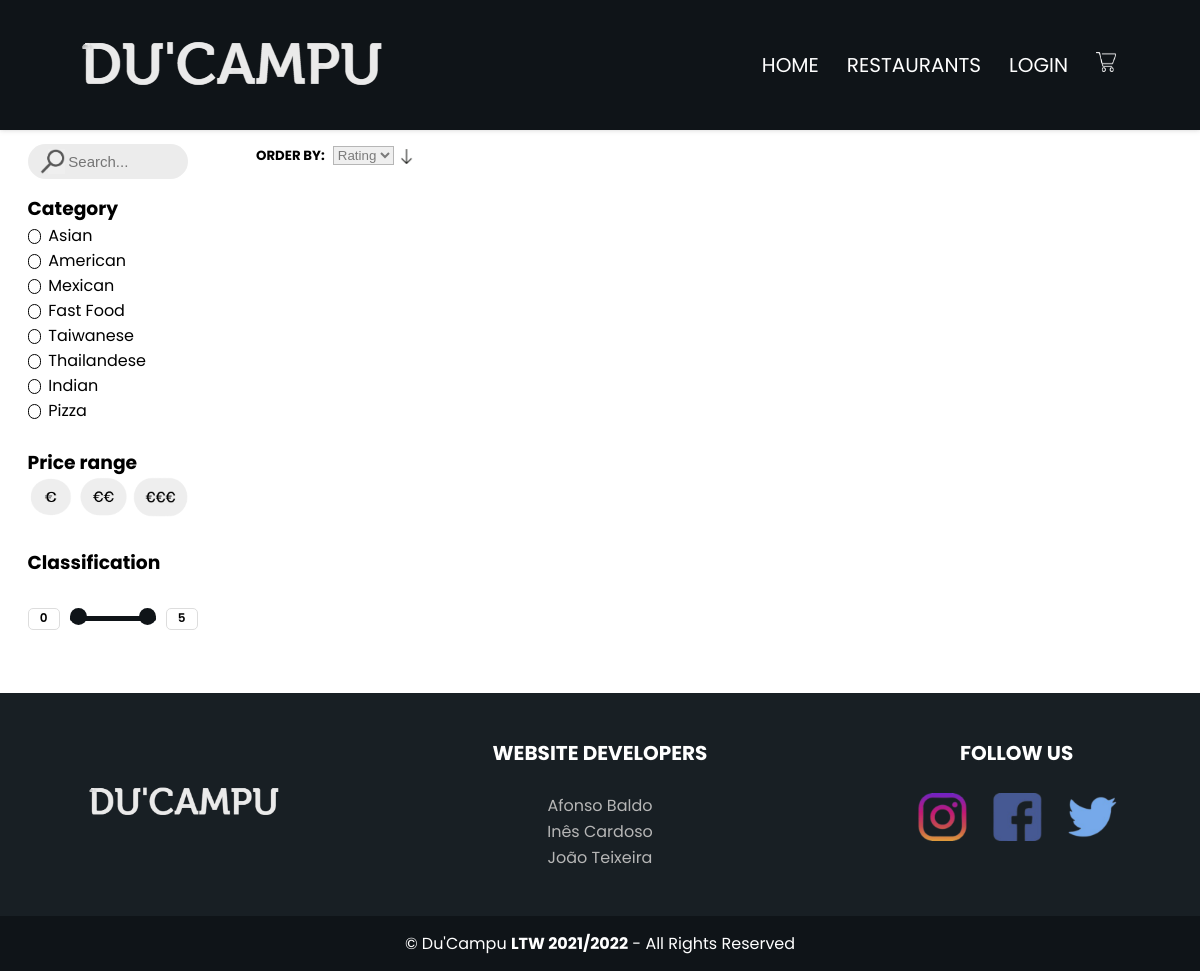
The page /restaurants.php on the database its author committed.
### tables this page shows
CREATE TABLE "Category" (
	"id"	INTEGER,
	"name"	TEXT NOT NULL UNIQUE,
	PRIMARY KEY("id" AUTOINCREMENT)
);

### utils/session.php (called while the page is built, shortened)
<?php
    class Session{
        public function __construct(){
            if(!isset($_SESSION["cart"])){
                $this->cart = new Cart;
            }
        }
        public function isLogged() : bool{
            return isset($_SESSION["username"]);
        }
    }
?>

### database/category.class.php (called while the page is built, shortened)
<?php
    class Category{
        public function __construct(int $id, string $name){
            $this->id = $id;
            $this->name= $name;
        }
        static function getCategories(PDO $db) : ?array {
            $stmt = $db->prepare('SELECT * FROM Category;');
            $stmt->execute();
            $category = array();
            while ($category_data = $stmt->fetch()) {
                $category[] = new Category(
                intval($category_data['id']),
                $category_data['name'],
                );
            }
            return $category;
        }
    }
?>

### template/essentials.tpl.php (the view, shortened to what this page needs)
<?php
    require_once(__DIR__ . '/../utils/session.php');
    function show_header_menu(){
        $session = new Session();
        ?>
    <header class="menu">
        <nav>
            <a href = "index.php"> <img src = "images/logo.png" id= "logo"> </a>
            <div class = "nav-links">
                <ul>
                    <li> <a href ="index.php">HOME</a></li>
                    <li> <a href ="restaurants.php">RESTAURANTS</a></li>
                    <li>
                        <?php if ($session->isLogged()) { ?>
                            <a href ="profile.php?page=account">PROFILE</a>
                            <?php
                        }
                        else { ?>
                            <a href ="login.php">LOGIN</a>
                            <?php
                        }
                        ?>
                    </li>
                    <li>
                        <label for="cart"  onclick="show_cart()" > <img clickable src="images/cart1.png" width="20px" height="20px" alt="Cart"
                        onmouseover="this.src = 'images/cart1Hoover.png'"  onmouseout="this.src = 'images/cart1.png'"></label>
                    </li>
                </ul>
            </div>
        </nav>
    </header>
<?php
}
function show_footer(){?>
<footer class="pageFooter">
    <div class = information>
        <div class = "box">
            <figure>
                <a href = "index.php"> <img src = "images/logo.png"> </a>
            </figure>
        </div>
        <div class="box">
            <h2>WEBSITE DEVELOPERS</h2>
            <p>Afonso Baldo</p>
            <p>Inês Cardoso</p>
            <p>João Teixeira</p>
        </div>
        <div class="box">
            <h2>FOLLOW US</h2>
                <a href = "https://www.instagram.com/world_record_egg/" class ="socialLogo"> <img src = "images/logosSocialMedia.png"></a>
        </div>
        </div>
    <div class = "copyright">
        <p>&copy; Du'Campu <b>LTW 2021/2022</b> - All Rights Reserved</p>
    </div>
</footer>
<?php }
function show_restaurant_category(){ ?>
    <section class= "categories" >
    <p><h3>Category</h3></p>
    <?php
        $db = getDatabaseConnection();
        foreach(Category::getCategories($db) as $category ){
            ?>
            <label for="<?php echo ($category->id);?>" >
            <?php echo ($category->name);?></label>
            <br>
            <?php
        }
    ?>
    </section>
<?php
}
function show_price_range(){
    ?>
        <section class = "price-range">
            <p><h3>Price range</h3></p>
            <label for="euro" > <img clickable src="images/euro.png" id= "euroo" width="47px" height="40px" alt="euro" ></label>
            <label for="doiseuro" > <img clickable src="images/2euro.png" id= "doiseuroo" width="50px" height="40px" alt="2euro"></label>
            <label for="treseuro" > <img clickable src="images/3euro.png" id= "treseuroo" width="55px" height="40px" alt="3euro"></label>
        </section>
    <?php
}
?>

### css/style.css (style rules this page uses)
* { margin: 0; padding: 0; }
header.menu { width:100%; background-color: rgb(15,20,24); background-size: 100vw 100vh; box-shadow: rgba(121, 120, 120, 0.35) 0px 0px 5px; }
.menu .nav-links ul li { list-style: none; }
.menu .nav-links ul li a { color: white; font-size: 20px; text-decoration: none; font-family: 'Poppins', sans-serif; }
[clickable] { cursor: pointer ; }
.pageFooter { background-color: rgb(24, 31, 36); font-family: 'Poppins', sans-serif; width: 100%; }
.pageFooter .information { width: 100%; max-width: 1200px; padding: 45px 0px; }
.pageFooter .information .box figure { width: 100%; height: 100%; }
.pageFooter .information .box img { width: 200px; align-items:center; }
.pageFooter .information .box h2 { font-size: 20px; color: white; text-align: center; }
.pageFooter .information .box p { margin-bottom: 1px; color: #b6b6b6; text-align: center; }
.pageFooter .copyright { background-color: rgb(15,20,24); padding: 15px 10px; text-align: center; color: white; }
.price-range { float: left; display:block; }
.filters p { font-weight: 800; }
.categories input[type=checkbox] +label:before { content: ""; border: 0.1em solid #000; border-radius: 0.2em; display: inline-flex; flex-direction: row; width: 0.5em; height: 0.5em; padding-top: 0.15em; padding-left: 0.2em; padding-bottom: 0.15em; margin-right: 0.2em; vertical-align: middle; color: transparent; transition: .2s; border-radius: 35px; }

### css/position.css (style rules this page uses)
body { min-height: 100vh; display:flex; flex-direction:column; }
.menu nav { display: flex; justify-content: space-between; align-items: center; padding: 2% 6%; }
.menu .nav-links { flex:1; text-align:right; }
.menu .nav-links ul li { padding: 8px 12px; position: relative; display: inline-block; }
.pageFooter { margin-top:auto; }
.pageFooter .information { margin: auto; display: grid; grid-template-columns:repeat(3, 1fr); grid-gap: 50px; }
.pageFooter .information .box { margin-left:auto; margin-right:auto; justify-content: center; align-items:center; }
.pageFooter .information .box h2 { margin-bottom: 25px; }
.pageFooter .information .box figure { display: flex; justify-content: center; align-items:center; }

### rows shown on the page
category: name "Asian"
category: name "American"
category: name "Mexican"
category: name "Fast Food"
category: name "Taiwanese"
category: name "Thailandese"
category: name "Indian"
category: name "Pizza"
